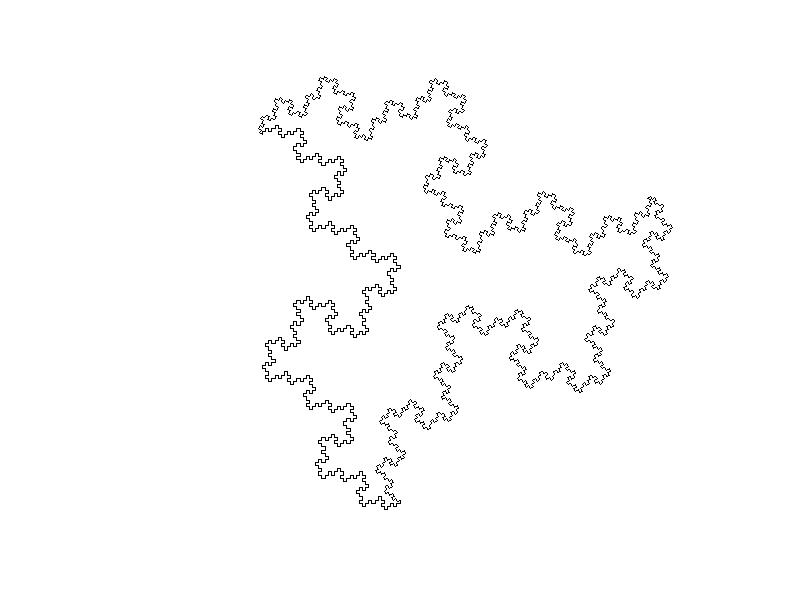

The script that saved this image:
# -*- coding: utf-8 -*-
"""
Created on Wed Mar  4 10:53:31 2020

@author: Lord
"""
import math
import random
from PIL import Image, ImageDraw #Подключим необходимые библиотеки

def sign(x): # знак числа
        if x > 0:
                return 1
        if x < 0:
                return -1
        return 0
def line(x1, y1, x2, y2):  # рисуем линию из точки (x1,y1) в точку (x2,y2)
        dX = abs(x2 - x1)
        dY = abs(y2 - y1)
        if dX >= dY: # если наклон по X больше Y, то X меняем на 1 и смотрим Y
            if x1 > x2: # если точка 2 правее точки 1, меняем их местами
                    x1, x2 = x2, x1
                    y1, y2 = y2, y1
            err = 0 # накапливаемая "ошибка"
            dErr = dY
            y = y1
            dirY = sign(y2 - y1)
            for x in range(x1, x2 + 1):
                    draw.point((x,y),(0,0,0))
                    err += dErr
                    if err + err >= dX:
                            y += dirY
                            err -= dX
        else: # если наклон по Y больше, то, наоборот, Y меняем на 1 и смотрим X
            if y1 > y2: # если точка 2 ближе точки 1, меняем их местами
                    x1, x2 = x2, x1
                    y1, y2 = y2, y1
            err = 0 # накапливаемая "ошибка"
            dErr = dX
            x = x1
            dirX = sign(x2 - x1)
            for y in range(y1, y2 + 1):
                    draw.point((x,y),(0,0,0))
                    err += dErr
                    if err + err >= dY:
                            x += dirX
                            err -= dY

class Turtle():
    def __init__(self, x, y):
        self.position = x, y
        self.direction = 0
    
    def forward(self, a):
        nx = self.position[0] + a * math.cos(self.direction * math.pi / 180)
        ny = self.position[1] + a * math.sin(self.direction * math.pi / 180)
        x, y = self.position
        line(math.floor(x), math.floor(y), math.floor(nx), math.floor(ny))
        self.position = (nx, ny)
    
    def left(self, angle):
        self.direction -= angle
    
    def right(self, angle):
        self.direction += angle
    


image = Image.open("white.jpg") #Открываем изображение
draw = ImageDraw.Draw(image) #Создаем инструмент для рисования
width  = image.size[0] #Определяем ширину 
height = image.size[1] #Определяем высоту 	
pix = image.load()

turt = Turtle(400, 500)
turt.left(90)

def rec(a, k):
    if k == 1:
        turt.forward(a)
    else:
        turt.left(30)
        rec(a/2, k-1)
        turt.right(90)
        rec(a/2, k-1)
        turt.left(90)
        rec(a/2, k-1)
        turt.right(30)
for i in range(3):
    rec(200, 7)
    turt.right(120)
#image.show()
image.save("curve.jpg")